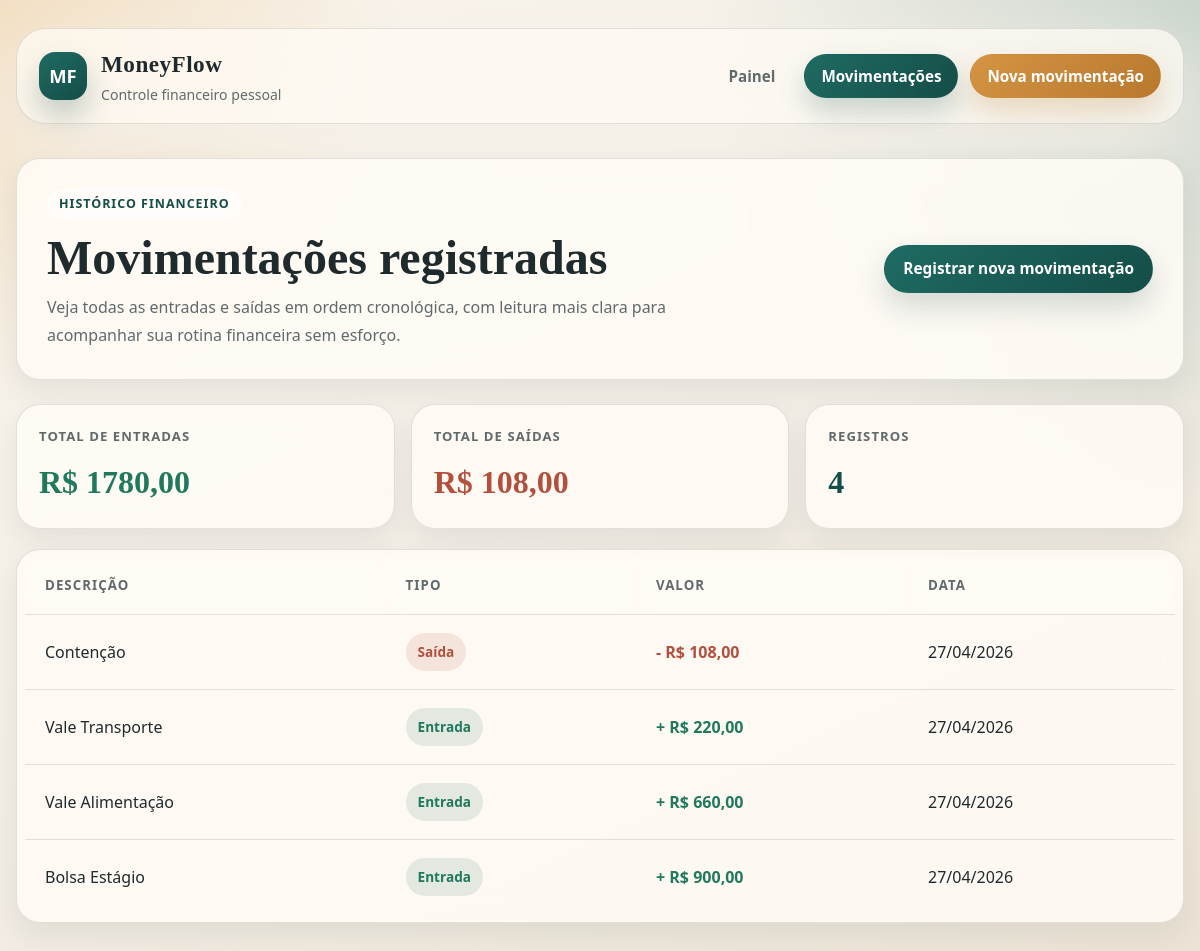
The app's page /movements/ with its own data.
### apps/movements/models.py (models this page shows, shortened)
class Movement(models.Model):
    class MovementType(models.TextChoices):
        CREDIT = "credit", "Credit"
        DEBIT = "debit", "Debit"
    description = models.CharField(max_length=255)
    movement_type = models.CharField(max_length=6, choices=MovementType.choices)
    value = models.DecimalField(max_digits=12, decimal_places=2)
    date = models.DateField()
    class Meta:
        ordering = ["-date", "-id"]

### apps/movements/views.py (the view)
# urls.py: path("", MovementListView.as_view(), name="movement_list"),
class MovementListView(ListView):
    model = Movement
    template_name = "movements/movement_list.html"
    context_object_name = "movements"
    def get_context_data(self, **kwargs):
        context = super().get_context_data(**kwargs)
        money_field = DecimalField(max_digits=12, decimal_places=2)
        movement_manager = Movement._default_manager
        totals = movement_manager.aggregate(
            total_credit=Coalesce(
                Sum("value", filter=Q(movement_type=Movement.MovementType.CREDIT)),
                Value(Decimal("0.00")),
                output_field=money_field,
            ),
            total_debit=Coalesce(
                Sum("value", filter=Q(movement_type=Movement.MovementType.DEBIT)),
                Value(Decimal("0.00")),
                output_field=money_field,
            ),
            movement_count=Count("id"),
        )
        context.update(
            total_credit=totals["total_credit"],
            total_debit=totals["total_debit"],
            movement_count=totals["movement_count"],
        )
        return context

### apps/movements/templates/movements/movement_list.html (shortened to what this page needs)
{% extends 'base.html' %}
{% block content %}
    <section class="list-hero">
        <div class="panel list-hero-panel">
            <div>
                <span class="eyebrow">Histórico financeiro</span>
                <h1>Movimentações registradas</h1>
                <p class="subtitle">Veja todas as entradas e saídas em ordem cronológica, com leitura mais clara para acompanhar sua rotina financeira sem esforço.</p>
            </div>
            <div class="list-hero-actions">
                <a class="button" href="{% url 'movements:movement_create' %}">Registrar nova movimentação</a>
            </div>
        </div>
    </section>
    <section class="summary-grid">
        <article class="panel summary-card">
            <strong>Total de entradas</strong>
            <span class="trend-positive">R$ {{ total_credit|floatformat:2 }}</span>
        </article>
        <article class="panel summary-card">
            <strong>Total de saídas</strong>
            <span class="trend-negative">R$ {{ total_debit|floatformat:2 }}</span>
        </article>
        <article class="panel summary-card">
            <strong>Registros</strong>
            <span class="trend-neutral">{{ movement_count }}</span>
        </article>
    </section>
    <section class="panel table-panel">
        <div class="table-wrap">
            <table class="data-table">
                <thead>
                    <tr>
                        <th>Descrição</th>
                        <th>Tipo</th>
                        <th>Valor</th>
                        <th>Data</th>
                    </tr>
                </thead>
                <tbody>
                    {% if movements %}
                        {% for movement in movements %}
                            <tr>
                                <td>{{ movement.description }}</td>
                                <td>
                                    <span class="type-badge {% if movement.movement_type == 'credit' %}type-credit{% else %}type-debit{% endif %}">
                                        {% if movement.movement_type == 'credit' %}Entrada{% else %}Saída{% endif %}
                                    </span>
                                </td>
                                <td class="value {% if movement.movement_type == 'credit' %}value-credit{% else %}value-debit{% endif %}">
                                    {% if movement.movement_type == 'credit' %}+{% else %}-{% endif %} R$ {{ movement.value|floatformat:2 }}
                                </td>
                                <td>{{ movement.date|date:'d/m/Y' }}</td>
                            </tr>
                        {% endfor %}
                    {% else %}
                        <tr class="empty-row">
                            <td colspan="4">Nenhuma movimentação cadastrada ainda. Use o botão acima para registrar a primeira.</td>
                        </tr>
                    {% endif %}
                </tbody>
            </table>
        </div>
    </section>
{% endblock %}

### apps/core/templates/base.html (shortened to what this page needs)
{% load static %}
<!DOCTYPE html>
<html lang="pt-BR">
<head>
    <link rel="stylesheet" href="{% static 'css/app.css' %}">
</head>
<body>
    <main class="page">
        <nav class="site-nav" aria-label="Main navigation">
            <a class="brand" href="{% url 'core:dashboard' %}">
                <span class="brand-mark">MF</span>
                <span class="brand-text">
                    <span class="brand-title">MoneyFlow</span>
                    <span class="brand-subtitle">Controle financeiro pessoal</span>
                </span>
            </a>
            <div class="nav-actions">
                <a class="nav-link{% if request.resolver_match.view_name == 'core:dashboard' %} is-active{% endif %}" href="{% url 'core:dashboard' %}">Painel</a>
                <a class="nav-link{% if request.resolver_match.view_name == 'movements:movement_list' %} is-active{% endif %}" href="{% url 'movements:movement_list' %}">Movimentações</a>
                <a class="nav-link is-primary{% if request.resolver_match.view_name == 'movements:movement_create' %} is-active{% endif %}" href="{% url 'movements:movement_create' %}">Nova movimentação</a>
            </div>
        </nav>
        {% block content %}{% endblock %}
    </main>
</body>
</html>

### records on screen
Movement: description "Contenção", movement_type "Saída", value "108,00", date "27/04/2026"
Movement: description "Vale Transporte", movement_type "Entrada", value "220,00", date "27/04/2026"
Movement: description "Vale Alimentação", movement_type "Entrada", value "660,00", date "27/04/2026"
Movement: description "Bolsa Estágio", movement_type "Entrada", value "900,00", date "27/04/2026"

### other values on screen
{{ total_credit|floatformat:2 }} "1780,00"
{{ total_debit|floatformat:2 }} "108,00"
{{ movement_count }} "4"
